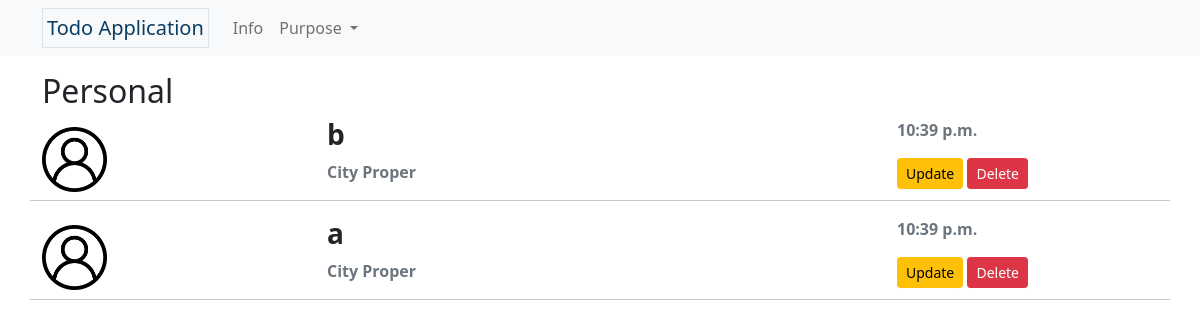
The page /personal_info on the database as committed earlier.
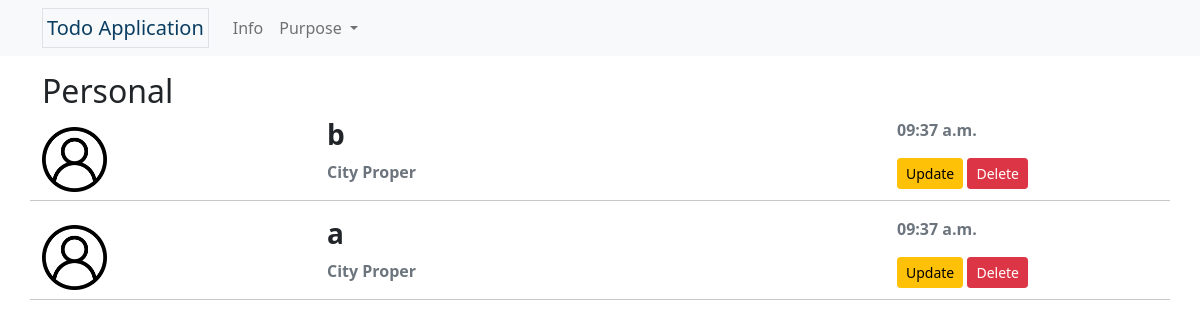
The same page on the database as committed later.
### lists/models.py (models this page shows, shortened)
class Tasks(models.Model):
     PURPOSE = (
          ('Personal','Personal'),
          ('Fitness','Fitness'),
          ('School', 'School'),
          ('Business','Business'),
          ('Office','Office'),
     )
     PLACE = (
          ('City Proper', 'City Proper'),
          ('Jaro', 'Jaro'),
          ('La Paz', 'La Paz'),
          ('Lapuz', 'Lapuz'),
          ('Mandurriao', 'Mandurriao'),
          ('Molo', 'Molo'),
          ('Villa Arevalo', 'Villa Arevalo'),
          ('Lapuz', 'Lapuz'),
     )
     purpose = models.CharField(max_length=8, choices=PURPOSE, default='Personal')
     title = models.CharField(max_length=50, unique=True)
     completed = models.BooleanField(default=False)
     slug = models.SlugField(max_length=50, unique=True, blank=True)
     place = models.CharField(max_length=16, choices=PLACE, default='City Proper')
     note = models.TextField(max_length=100, blank=True)
     date_created = models.DateTimeField(auto_now_add=True)
     class Meta:
          ordering = ['-date_created']

### lists/views.py (the view)
# urls.py: path('personal_info', views.personal, name='personal-info'),
def personal(request):
    personal_items = Tasks.objects.filter(purpose='Personal').all
    context = {'personal_items': personal_items}
    return render(request, 'lists/personal.html', context)

### lists/templates/lists/personal.html
{% extends 'partials/base.html' %}
{% load static %}
{% load tz %}
{% block content %}
    <div class="container">
        <h2>Personal</h2>
        {% for task in personal_items %}
            <div class="row">
                <div class="col-3 d-flex align-items-center">
                    <img src="{% static 'lists/img/user.png' %}" alt="Personal icon" class="w-25">
                </div>
                <div class="col-6 my-auto">
                    <h3 class="fw-bold">{{ task.title }}</h3>
                    <p class="text-muted fw-bold">{{ task.place }}</p>
                </div>
                <div class="col-3">
                        <p class="text-muted fw-bold">{{ task.date_created|timezone:'Asia/Manila'|date:'h:i a' }}</p>
                        <a href="{% url 'update-task' task.slug %}" class="btn btn-warning btn-sm">Update</a>
                        <a href="{% url 'delete-task' task.slug %}" class="btn btn-danger btn-sm">Delete</a>
                </div>
                <hr>
            </div>
        {% endfor %}
    </div>
{% endblock content %}

Rows that differ between the two databases and show on the page:
removed Tasks: title "b", place "City Proper", date_created "10:39 p.m."
removed Tasks: title "a", place "City Proper", date_created "10:39 p.m."
added Tasks: title "b", place "City Proper", date_created "09:37 a.m."
added Tasks: title "a", place "City Proper", date_created "09:37 a.m."
